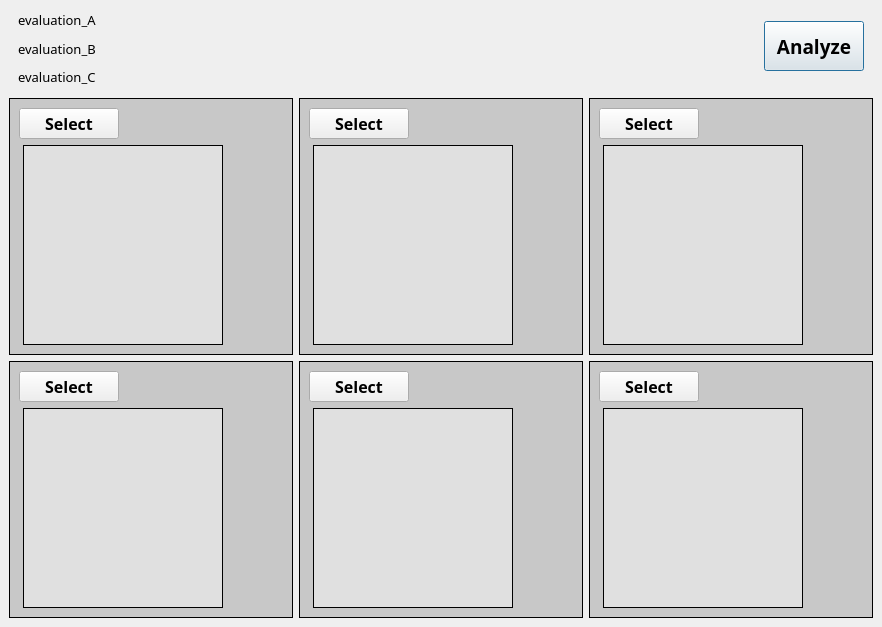
<?xml version="1.0" encoding="UTF-8"?>
<ui version="4.0">
 <class>OptimizedDialog</class>
 <widget class="QDialog" name="OptimizedDialog">
  <property name="geometry">
   <rect>
    <x>0</x>
    <y>0</y>
    <width>882</width>
    <height>627</height>
   </rect>
  </property>
  <property name="minimumSize">
   <size>
    <width>0</width>
    <height>0</height>
   </size>
  </property>
  <property name="maximumSize">
   <size>
    <width>10000</width>
    <height>10000</height>
   </size>
  </property>
  <property name="windowTitle">
   <string>Optimize Print Direction</string>
  </property>
  <property name="accessibleDescription">
   <string/>
  </property>
  <layout class="QHBoxLayout" name="horizontalLayout_10">
   <property name="spacing">
    <number>0</number>
   </property>
   <property name="leftMargin">
    <number>0</number>
   </property>
   <property name="topMargin">
    <number>0</number>
   </property>
   <property name="rightMargin">
    <number>0</number>
   </property>
   <property name="bottomMargin">
    <number>0</number>
   </property>
   <item>
    <widget class="QFrame" name="frame_main">
     <property name="font">
      <font>
       <family>맑은 고딕</family>
       <pointsize>9</pointsize>
       <weight>50</weight>
       <bold>false</bold>
      </font>
     </property>
     <property name="frameShape">
      <enum>QFrame::NoFrame</enum>
     </property>
     <property name="frameShadow">
      <enum>QFrame::Plain</enum>
     </property>
     <property name="lineWidth">
      <number>0</number>
     </property>
     <layout class="QVBoxLayout" name="verticalLayout_2">
      <property name="spacing">
       <number>0</number>
      </property>
      <property name="leftMargin">
       <number>0</number>
      </property>
      <property name="topMargin">
       <number>0</number>
      </property>
      <property name="rightMargin">
       <number>0</number>
      </property>
      <property name="bottomMargin">
       <number>0</number>
      </property>
      <item>
       <widget class="QFrame" name="frame_body">
        <property name="sizePolicy">
         <sizepolicy hsizetype="Preferred" vsizetype="Expanding">
          <horstretch>0</horstretch>
          <verstretch>0</verstretch>
         </sizepolicy>
        </property>
        <property name="font">
         <font>
          <family>맑은 고딕</family>
          <pointsize>9</pointsize>
          <weight>50</weight>
          <bold>false</bold>
         </font>
        </property>
        <property name="frameShape">
         <enum>QFrame::Box</enum>
        </property>
        <property name="frameShadow">
         <enum>QFrame::Plain</enum>
        </property>
        <property name="lineWidth">
         <number>0</number>
        </property>
        <layout class="QVBoxLayout" name="verticalLayout_5">
         <property name="spacing">
          <number>10</number>
         </property>
         <item>
          <widget class="QFrame" name="frame_2">
           <property name="font">
            <font>
             <family>맑은 고딕</family>
             <pointsize>9</pointsize>
             <weight>50</weight>
             <bold>false</bold>
            </font>
           </property>
           <property name="frameShape">
            <enum>QFrame::Box</enum>
           </property>
           <property name="frameShadow">
            <enum>QFrame::Plain</enum>
           </property>
           <property name="lineWidth">
            <number>0</number>
           </property>
           <layout class="QHBoxLayout" name="horizontalLayout_8">
            <property name="topMargin">
             <number>0</number>
            </property>
            <property name="bottomMargin">
             <number>0</number>
            </property>
            <item>
             <layout class="QVBoxLayout" name="verticalLayout_3">
              <item>
               <widget class="QLabel" name="label_f1">
                <property name="sizePolicy">
                 <sizepolicy hsizetype="Expanding" vsizetype="Preferred">
                  <horstretch>0</horstretch>
                  <verstretch>0</verstretch>
                 </sizepolicy>
                </property>
                <property name="minimumSize">
                 <size>
                  <width>200</width>
                  <height>0</height>
                 </size>
                </property>
                <property name="font">
                 <font>
                  <family>맑은 고딕</family>
                  <pointsize>10</pointsize>
                  <weight>50</weight>
                  <bold>false</bold>
                 </font>
                </property>
                <property name="text">
                 <string>evaluation_A</string>
                </property>
               </widget>
              </item>
              <item>
               <widget class="QLabel" name="label_f2">
                <property name="sizePolicy">
                 <sizepolicy hsizetype="Expanding" vsizetype="Preferred">
                  <horstretch>0</horstretch>
                  <verstretch>0</verstretch>
                 </sizepolicy>
                </property>
                <property name="minimumSize">
                 <size>
                  <width>200</width>
                  <height>0</height>
                 </size>
                </property>
                <property name="font">
                 <font>
                  <family>맑은 고딕</family>
                  <pointsize>10</pointsize>
                  <weight>50</weight>
                  <bold>false</bold>
                 </font>
                </property>
                <property name="text">
                 <string>evaluation_B</string>
                </property>
               </widget>
              </item>
              <item>
               <widget class="QLabel" name="label_2">
                <property name="minimumSize">
                 <size>
                  <width>200</width>
                  <height>0</height>
                 </size>
                </property>
                <property name="font">
                 <font>
                  <family>맑은 고딕</family>
                  <pointsize>10</pointsize>
                  <weight>50</weight>
                  <bold>false</bold>
                 </font>
                </property>
                <property name="text">
                 <string>evaluation_C</string>
                </property>
               </widget>
              </item>
             </layout>
            </item>
            <item>
             <spacer name="horizontalSpacer">
              <property name="font">
               <font>
                <family>맑은 고딕</family>
                <pointsize>9</pointsize>
                <weight>50</weight>
                <bold>false</bold>
               </font>
              </property>
              <property name="orientation">
               <enum>Qt::Horizontal</enum>
              </property>
              <property name="sizeHint" stdset="0">
               <size>
                <width>40</width>
                <height>20</height>
               </size>
              </property>
             </spacer>
            </item>
            <item>
             <layout class="QVBoxLayout" name="verticalLayout_6">
              <property name="bottomMargin">
               <number>4</number>
              </property>
              <item>
               <widget class="QPushButton" name="pushButton_startOptimize">
                <property name="enabled">
                 <bool>true</bool>
                </property>
                <property name="minimumSize">
                 <size>
                  <width>100</width>
                  <height>50</height>
                 </size>
                </property>
                <property name="maximumSize">
                 <size>
                  <width>150</width>
                  <height>16777215</height>
                 </size>
                </property>
                <property name="font">
                 <font>
                  <family>맑은 고딕</family>
                  <pointsize>14</pointsize>
                  <weight>75</weight>
                  <bold>true</bold>
                 </font>
                </property>
                <property name="toolTip">
                 <string>start_optimize_tooltip</string>
                </property>
                <property name="text">
                 <string>Analyze</string>
                </property>
                <property name="autoDefault">
                 <bool>true</bool>
                </property>
                <property name="default">
                 <bool>true</bool>
                </property>
                <property name="flat">
                 <bool>false</bool>
                </property>
               </widget>
              </item>
             </layout>
            </item>
           </layout>
          </widget>
         </item>
         <item>
          <widget class="QFrame" name="frame_21">
           <property name="font">
            <font>
             <family>맑은 고딕</family>
             <pointsize>9</pointsize>
             <weight>75</weight>
             <bold>true</bold>
            </font>
           </property>
           <layout class="QGridLayout" name="gridLayout_21">
            <property name="leftMargin">
             <number>0</number>
            </property>
            <property name="topMargin">
             <number>0</number>
            </property>
            <property name="rightMargin">
             <number>0</number>
            </property>
            <property name="bottomMargin">
             <number>0</number>
            </property>
            <property name="spacing">
             <number>6</number>
            </property>
            <item row="1" column="1">
             <widget class="QFrame" name="direction_4">
              <property name="font">
               <font>
                <family>맑은 고딕</family>
                <pointsize>10</pointsize>
                <weight>50</weight>
                <bold>false</bold>
               </font>
              </property>
              <property name="styleSheet">
               <string notr="true">QFrame{background-color: rgb(200, 200, 200);}</string>
              </property>
              <property name="frameShape">
               <enum>QFrame::Box</enum>
              </property>
              <property name="lineWidth">
               <number>1</number>
              </property>
              <layout class="QGridLayout" name="gridLayout_15">
               <item row="1" column="0">
                <layout class="QHBoxLayout" name="horizontalLayout_6">
                 <property name="spacing">
                  <number>0</number>
                 </property>
                 <item>
                  <layout class="QGridLayout" name="gridLayout_16">
                   <property name="spacing">
                    <number>0</number>
                   </property>
                   <item row="1" column="0">
                    <widget class="QLabel" name="thumbnailImage_4">
                     <property name="minimumSize">
                      <size>
                       <width>200</width>
                       <height>200</height>
                      </size>
                     </property>
                     <property name="maximumSize">
                      <size>
                       <width>200</width>
                       <height>200</height>
                      </size>
                     </property>
                     <property name="font">
                      <font>
                       <family>맑은 고딕</family>
                       <pointsize>9</pointsize>
                       <weight>50</weight>
                       <bold>false</bold>
                      </font>
                     </property>
                     <property name="styleSheet">
                      <string notr="true">background-color: rgb(224,224,224);</string>
                     </property>
                     <property name="frameShape">
                      <enum>QFrame::Box</enum>
                     </property>
                     <property name="frameShadow">
                      <enum>QFrame::Plain</enum>
                     </property>
                     <property name="text">
                      <string/>
                     </property>
                    </widget>
                   </item>
                  </layout>
                 </item>
                 <item>
                  <widget class="QWidget" name="widget_chart_bar_4" native="true">
                   <property name="minimumSize">
                    <size>
                     <width>50</width>
                     <height>0</height>
                    </size>
                   </property>
                   <property name="maximumSize">
                    <size>
                     <width>50</width>
                     <height>200</height>
                    </size>
                   </property>
                   <property name="font">
                    <font>
                     <family>맑은 고딕</family>
                     <pointsize>9</pointsize>
                     <weight>50</weight>
                     <bold>false</bold>
                    </font>
                   </property>
                  </widget>
                 </item>
                </layout>
               </item>
               <item row="0" column="0">
                <layout class="QGridLayout" name="gridLayout_17">
                 <item row="0" column="2">
                  <widget class="QPushButton" name="pushButton_select_4">
                   <property name="minimumSize">
                    <size>
                     <width>100</width>
                     <height>0</height>
                    </size>
                   </property>
                   <property name="maximumSize">
                    <size>
                     <width>16777215</width>
                     <height>16777215</height>
                    </size>
                   </property>
                   <property name="font">
                    <font>
                     <family>맑은 고딕</family>
                     <pointsize>12</pointsize>
                     <weight>75</weight>
                     <bold>true</bold>
                    </font>
                   </property>
                   <property name="text">
                    <string>Select</string>
                   </property>
                   <property name="autoDefault">
                    <bool>false</bool>
                   </property>
                   <property name="flat">
                    <bool>false</bool>
                   </property>
                  </widget>
                 </item>
                 <item row="0" column="3">
                  <widget class="QLabel" name="label_eindex_4">
                   <property name="sizePolicy">
                    <sizepolicy hsizetype="Expanding" vsizetype="Preferred">
                     <horstretch>0</horstretch>
                     <verstretch>0</verstretch>
                    </sizepolicy>
                   </property>
                   <property name="font">
                    <font>
                     <family>맑은 고딕</family>
                     <pointsize>14</pointsize>
                     <weight>75</weight>
                     <bold>true</bold>
                    </font>
                   </property>
                   <property name="text">
                    <string/>
                   </property>
                   <property name="textFormat">
                    <enum>Qt::AutoText</enum>
                   </property>
                   <property name="alignment">
                    <set>Qt::AlignRight|Qt::AlignTrailing|Qt::AlignVCenter</set>
                   </property>
                   <property name="rank" stdset="0">
                    <number>0</number>
                   </property>
                  </widget>
                 </item>
                </layout>
               </item>
              </layout>
             </widget>
            </item>
            <item row="0" column="2">
             <widget class="QFrame" name="direction_2">
              <property name="font">
               <font>
                <family>맑은 고딕</family>
                <pointsize>10</pointsize>
                <weight>50</weight>
                <bold>false</bold>
               </font>
              </property>
              <property name="styleSheet">
               <string notr="true">QFrame{background-color: rgb(200, 200, 200);}</string>
              </property>
              <property name="frameShape">
               <enum>QFrame::Box</enum>
              </property>
              <property name="lineWidth">
               <number>1</number>
              </property>
              <layout class="QGridLayout" name="gridLayout_7">
               <item row="1" column="0">
                <layout class="QHBoxLayout" name="horizontalLayout_4">
                 <property name="spacing">
                  <number>0</number>
                 </property>
                 <item>
                  <layout class="QGridLayout" name="gridLayout_11">
                   <property name="spacing">
                    <number>0</number>
                   </property>
                   <item row="1" column="0">
                    <widget class="QLabel" name="thumbnailImage_2">
                     <property name="minimumSize">
                      <size>
                       <width>200</width>
                       <height>200</height>
                      </size>
                     </property>
                     <property name="maximumSize">
                      <size>
                       <width>200</width>
                       <height>200</height>
                      </size>
                     </property>
                     <property name="font">
                      <font>
                       <family>맑은 고딕</family>
                       <pointsize>9</pointsize>
                       <weight>50</weight>
                       <bold>false</bold>
                      </font>
                     </property>
                     <property name="styleSheet">
                      <string notr="true">background-color: rgb(224,224,224);</string>
                     </property>
                     <property name="frameShape">
                      <enum>QFrame::Box</enum>
                     </property>
                     <property name="frameShadow">
                      <enum>QFrame::Plain</enum>
                     </property>
                     <property name="text">
                      <string/>
                     </property>
                    </widget>
                   </item>
                  </layout>
                 </item>
                 <item>
                  <widget class="QWidget" name="widget_chart_bar_2" native="true">
                   <property name="minimumSize">
                    <size>
                     <width>50</width>
                     <height>0</height>
                    </size>
                   </property>
                   <property name="maximumSize">
                    <size>
                     <width>50</width>
                     <height>200</height>
                    </size>
                   </property>
                   <property name="font">
                    <font>
                     <family>맑은 고딕</family>
                     <pointsize>9</pointsize>
                     <weight>50</weight>
                     <bold>false</bold>
                    </font>
                   </property>
                  </widget>
                 </item>
                </layout>
               </item>
               <item row="0" column="0">
                <layout class="QGridLayout" name="gridLayout_8">
                 <item row="0" column="2">
                  <widget class="QPushButton" name="pushButton_select_2">
                   <property name="minimumSize">
                    <size>
                     <width>100</width>
                     <height>0</height>
                    </size>
                   </property>
                   <property name="maximumSize">
                    <size>
                     <width>16777215</width>
                     <height>16777215</height>
                    </size>
                   </property>
                   <property name="font">
                    <font>
                     <family>맑은 고딕</family>
                     <pointsize>12</pointsize>
                     <weight>75</weight>
                     <bold>true</bold>
                    </font>
                   </property>
                   <property name="text">
                    <string>Select</string>
                   </property>
                   <property name="autoDefault">
                    <bool>false</bool>
                   </property>
                   <property name="flat">
                    <bool>false</bool>
                   </property>
                  </widget>
                 </item>
                 <item row="0" column="3">
                  <widget class="QLabel" name="label_eindex_2">
                   <property name="sizePolicy">
                    <sizepolicy hsizetype="Expanding" vsizetype="Preferred">
                     <horstretch>0</horstretch>
                     <verstretch>0</verstretch>
                    </sizepolicy>
                   </property>
                   <property name="font">
                    <font>
                     <family>맑은 고딕</family>
                     <pointsize>14</pointsize>
                     <weight>75</weight>
                     <bold>true</bold>
                    </font>
                   </property>
                   <property name="text">
                    <string/>
                   </property>
                   <property name="textFormat">
                    <enum>Qt::AutoText</enum>
                   </property>
                   <property name="alignment">
                    <set>Qt::AlignRight|Qt::AlignTrailing|Qt::AlignVCenter</set>
                   </property>
                   <property name="rank" stdset="0">
                    <number>0</number>
                   </property>
                  </widget>
                 </item>
                </layout>
               </item>
              </layout>
             </widget>
            </item>
            <item row="0" column="1">
             <widget class="QFrame" name="direction_1">
              <property name="font">
               <font>
                <family>맑은 고딕</family>
                <pointsize>10</pointsize>
                <weight>50</weight>
                <bold>false</bold>
               </font>
              </property>
              <property name="styleSheet">
               <string notr="true">QFrame{background-color: rgb(200, 200, 200);}</string>
              </property>
              <property name="frameShape">
               <enum>QFrame::Box</enum>
              </property>
              <property name="lineWidth">
               <number>1</number>
              </property>
              <layout class="QGridLayout" name="gridLayout_5">
               <item row="1" column="0">
                <layout class="QHBoxLayout" name="horizontalLayout_3">
                 <property name="spacing">
                  <number>0</number>
                 </property>
                 <item>
                  <layout class="QGridLayout" name="gridLayout_10">
                   <property name="spacing">
                    <number>0</number>
                   </property>
                   <item row="1" column="0">
                    <widget class="QLabel" name="thumbnailImage_1">
                     <property name="minimumSize">
                      <size>
                       <width>200</width>
                       <height>200</height>
                      </size>
                     </property>
                     <property name="maximumSize">
                      <size>
                       <width>200</width>
                       <height>200</height>
                      </size>
                     </property>
                     <property name="font">
                      <font>
                       <family>맑은 고딕</family>
                       <pointsize>9</pointsize>
                       <weight>50</weight>
                       <bold>false</bold>
                      </font>
                     </property>
                     <property name="styleSheet">
                      <string notr="true">background-color: rgb(224,224,224);</string>
                     </property>
                     <property name="frameShape">
                      <enum>QFrame::Box</enum>
                     </property>
                     <property name="frameShadow">
                      <enum>QFrame::Plain</enum>
                     </property>
                     <property name="text">
                      <string/>
                     </property>
                    </widget>
                   </item>
                  </layout>
                 </item>
                 <item>
                  <widget class="QWidget" name="widget_chart_bar_1" native="true">
                   <property name="minimumSize">
                    <size>
                     <width>50</width>
                     <height>0</height>
                    </size>
                   </property>
                   <property name="maximumSize">
                    <size>
                     <width>50</width>
                     <height>200</height>
                    </size>
                   </property>
                   <property name="font">
                    <font>
                     <family>맑은 고딕</family>
                     <pointsize>9</pointsize>
                     <weight>50</weight>
                     <bold>false</bold>
                    </font>
                   </property>
                  </widget>
                 </item>
                </layout>
               </item>
               <item row="0" column="0">
                <layout class="QGridLayout" name="gridLayout_6">
                 <item row="0" column="2">
                  <widget class="QPushButton" name="pushButton_select_1">
                   <property name="sizePolicy">
                    <sizepolicy hsizetype="Preferred" vsizetype="Preferred">
                     <horstretch>0</horstretch>
                     <verstretch>0</verstretch>
                    </sizepolicy>
                   </property>
                   <property name="minimumSize">
                    <size>
                     <width>100</width>
                     <height>0</height>
                    </size>
                   </property>
                   <property name="maximumSize">
                    <size>
                     <width>16777215</width>
                     <height>16777215</height>
                    </size>
                   </property>
                   <property name="font">
                    <font>
                     <family>맑은 고딕</family>
                     <pointsize>12</pointsize>
                     <weight>75</weight>
                     <bold>true</bold>
                    </font>
                   </property>
                   <property name="text">
                    <string>Select</string>
                   </property>
                   <property name="autoDefault">
                    <bool>false</bool>
                   </property>
                   <property name="flat">
                    <bool>false</bool>
                   </property>
                  </widget>
                 </item>
                 <item row="0" column="3">
                  <widget class="QLabel" name="label_eindex_1">
                   <property name="sizePolicy">
                    <sizepolicy hsizetype="Expanding" vsizetype="Preferred">
                     <horstretch>0</horstretch>
                     <verstretch>0</verstretch>
                    </sizepolicy>
                   </property>
                   <property name="font">
                    <font>
                     <family>맑은 고딕</family>
                     <pointsize>14</pointsize>
                     <weight>75</weight>
                     <bold>true</bold>
                    </font>
                   </property>
                   <property name="text">
                    <string/>
                   </property>
                   <property name="textFormat">
                    <enum>Qt::AutoText</enum>
                   </property>
                   <property name="alignment">
                    <set>Qt::AlignRight|Qt::AlignTrailing|Qt::AlignVCenter</set>
                   </property>
                   <property name="rank" stdset="0">
                    <number>0</number>
                   </property>
                  </widget>
                 </item>
                </layout>
               </item>
              </layout>
             </widget>
            </item>
            <item row="0" column="0">
             <widget class="QFrame" name="direction_0">
              <property name="baseSize">
               <size>
                <width>0</width>
                <height>0</height>
               </size>
              </property>
              <property name="font">
               <font>
                <family>맑은 고딕</family>
                <pointsize>10</pointsize>
                <weight>50</weight>
                <bold>false</bold>
               </font>
              </property>
              <property name="styleSheet">
               <string notr="true">QFrame{background-color: rgb(200, 200, 200);}</string>
              </property>
              <property name="frameShape">
               <enum>QFrame::Box</enum>
              </property>
              <property name="lineWidth">
               <number>1</number>
              </property>
              <layout class="QGridLayout" name="gridLayout_2">
               <item row="1" column="0">
                <layout class="QHBoxLayout" name="horizontalLayout_2">
                 <property name="spacing">
                  <number>0</number>
                 </property>
                 <item>
                  <layout class="QGridLayout" name="gridLayout_9">
                   <property name="bottomMargin">
                    <number>0</number>
                   </property>
                   <property name="spacing">
                    <number>0</number>
                   </property>
                   <item row="1" column="0">
                    <widget class="QLabel" name="thumbnailImage_0">
                     <property name="minimumSize">
                      <size>
                       <width>200</width>
                       <height>200</height>
                      </size>
                     </property>
                     <property name="maximumSize">
                      <size>
                       <width>200</width>
                       <height>200</height>
                      </size>
                     </property>
                     <property name="font">
                      <font>
                       <family>맑은 고딕</family>
                       <pointsize>9</pointsize>
                       <weight>50</weight>
                       <bold>false</bold>
                      </font>
                     </property>
                     <property name="styleSheet">
                      <string notr="true">background-color: rgb(224,224,224);</string>
                     </property>
                     <property name="frameShape">
                      <enum>QFrame::Box</enum>
                     </property>
                     <property name="frameShadow">
                      <enum>QFrame::Plain</enum>
                     </property>
                     <property name="text">
                      <string/>
                     </property>
                    </widget>
                   </item>
                  </layout>
                 </item>
                 <item>
                  <widget class="QWidget" name="widget_chart_bar_0" native="true">
                   <property name="minimumSize">
                    <size>
                     <width>50</width>
                     <height>0</height>
                    </size>
                   </property>
                   <property name="maximumSize">
                    <size>
                     <width>50</width>
                     <height>200</height>
                    </size>
                   </property>
                   <property name="font">
                    <font>
                     <family>맑은 고딕</family>
                     <pointsize>9</pointsize>
                     <weight>50</weight>
                     <bold>false</bold>
                    </font>
                   </property>
                  </widget>
                 </item>
                </layout>
               </item>
               <item row="0" column="0">
                <layout class="QGridLayout" name="gridLayout_4">
                 <item row="0" column="2">
                  <widget class="QPushButton" name="pushButton_select_0">
                   <property name="minimumSize">
                    <size>
                     <width>100</width>
                     <height>0</height>
                    </size>
                   </property>
                   <property name="maximumSize">
                    <size>
                     <width>16777215</width>
                     <height>16777215</height>
                    </size>
                   </property>
                   <property name="font">
                    <font>
                     <family>맑은 고딕</family>
                     <pointsize>12</pointsize>
                     <weight>75</weight>
                     <bold>true</bold>
                    </font>
                   </property>
                   <property name="text">
                    <string>Select</string>
                   </property>
                   <property name="autoDefault">
                    <bool>false</bool>
                   </property>
                   <property name="flat">
                    <bool>false</bool>
                   </property>
                  </widget>
                 </item>
                 <item row="0" column="3">
                  <widget class="QLabel" name="label_eindex_0">
                   <property name="sizePolicy">
                    <sizepolicy hsizetype="Expanding" vsizetype="Preferred">
                     <horstretch>0</horstretch>
                     <verstretch>0</verstretch>
                    </sizepolicy>
                   </property>
                   <property name="font">
                    <font>
                     <family>맑은 고딕</family>
                     <pointsize>14</pointsize>
                     <weight>75</weight>
                     <bold>true</bold>
                    </font>
                   </property>
                   <property name="text">
                    <string/>
                   </property>
                   <property name="textFormat">
                    <enum>Qt::AutoText</enum>
                   </property>
                   <property name="alignment">
                    <set>Qt::AlignRight|Qt::AlignTrailing|Qt::AlignVCenter</set>
                   </property>
                   <property name="rank" stdset="0">
                    <number>0</number>
                   </property>
                  </widget>
                 </item>
                </layout>
               </item>
              </layout>
             </widget>
            </item>
            <item row="1" column="0">
             <widget class="QFrame" name="direction_3">
              <property name="font">
               <font>
                <family>맑은 고딕</family>
                <pointsize>10</pointsize>
                <weight>50</weight>
                <bold>false</bold>
               </font>
              </property>
              <property name="styleSheet">
               <string notr="true">QFrame{background-color: rgb(200, 200, 200);}</string>
              </property>
              <property name="frameShape">
               <enum>QFrame::Box</enum>
              </property>
              <property name="lineWidth">
               <number>1</number>
              </property>
              <layout class="QGridLayout" name="gridLayout_12">
               <item row="1" column="0">
                <layout class="QHBoxLayout" name="horizontalLayout_5">
                 <property name="spacing">
                  <number>0</number>
                 </property>
                 <item>
                  <layout class="QGridLayout" name="gridLayout_13">
                   <property name="spacing">
                    <number>0</number>
                   </property>
                   <item row="1" column="0">
                    <widget class="QLabel" name="thumbnailImage_3">
                     <property name="minimumSize">
                      <size>
                       <width>200</width>
                       <height>200</height>
                      </size>
                     </property>
                     <property name="maximumSize">
                      <size>
                       <width>200</width>
                       <height>200</height>
                      </size>
                     </property>
                     <property name="font">
                      <font>
                       <family>맑은 고딕</family>
                       <pointsize>9</pointsize>
                       <weight>50</weight>
                       <bold>false</bold>
                      </font>
                     </property>
                     <property name="styleSheet">
                      <string notr="true">background-color: rgb(224,224,224);</string>
                     </property>
                     <property name="frameShape">
                      <enum>QFrame::Box</enum>
                     </property>
                     <property name="frameShadow">
                      <enum>QFrame::Plain</enum>
                     </property>
                     <property name="text">
                      <string/>
                     </property>
                    </widget>
                   </item>
                  </layout>
                 </item>
                 <item>
                  <widget class="QWidget" name="widget_chart_bar_3" native="true">
                   <property name="minimumSize">
                    <size>
                     <width>50</width>
                     <height>0</height>
                    </size>
                   </property>
                   <property name="maximumSize">
                    <size>
                     <width>50</width>
                     <height>200</height>
                    </size>
                   </property>
                   <property name="font">
                    <font>
                     <family>맑은 고딕</family>
                     <pointsize>9</pointsize>
                     <weight>50</weight>
                     <bold>false</bold>
                    </font>
                   </property>
                  </widget>
                 </item>
                </layout>
               </item>
               <item row="0" column="0">
                <layout class="QGridLayout" name="gridLayout_14">
                 <item row="0" column="2">
                  <widget class="QPushButton" name="pushButton_select_3">
                   <property name="minimumSize">
                    <size>
                     <width>100</width>
                     <height>0</height>
                    </size>
                   </property>
                   <property name="maximumSize">
                    <size>
                     <width>16777215</width>
                     <height>16777215</height>
                    </size>
                   </property>
                   <property name="font">
                    <font>
                     <family>맑은 고딕</family>
                     <pointsize>12</pointsize>
                     <weight>75</weight>
                     <bold>true</bold>
                    </font>
                   </property>
                   <property name="text">
                    <string>Select</string>
                   </property>
                   <property name="autoDefault">
                    <bool>false</bool>
                   </property>
                   <property name="flat">
                    <bool>false</bool>
                   </property>
                  </widget>
                 </item>
                 <item row="0" column="3">
                  <widget class="QLabel" name="label_eindex_3">
                   <property name="sizePolicy">
                    <sizepolicy hsizetype="Expanding" vsizetype="Preferred">
                     <horstretch>0</horstretch>
                     <verstretch>0</verstretch>
                    </sizepolicy>
                   </property>
                   <property name="font">
                    <font>
                     <family>맑은 고딕</family>
                     <pointsize>14</pointsize>
                     <weight>75</weight>
                     <bold>true</bold>
                    </font>
                   </property>
                   <property name="text">
                    <string/>
                   </property>
                   <property name="textFormat">
                    <enum>Qt::AutoText</enum>
                   </property>
                   <property name="alignment">
                    <set>Qt::AlignRight|Qt::AlignTrailing|Qt::AlignVCenter</set>
                   </property>
                   <property name="rank" stdset="0">
                    <number>0</number>
                   </property>
                  </widget>
                 </item>
                </layout>
               </item>
              </layout>
             </widget>
            </item>
            <item row="1" column="2">
             <widget class="QFrame" name="direction_5">
              <property name="font">
               <font>
                <family>맑은 고딕</family>
                <pointsize>10</pointsize>
                <weight>50</weight>
                <bold>false</bold>
               </font>
              </property>
              <property name="styleSheet">
               <string notr="true">QFrame{background-color: rgb(200, 200, 200);}</string>
              </property>
              <property name="frameShape">
               <enum>QFrame::Box</enum>
              </property>
              <property name="lineWidth">
               <number>1</number>
              </property>
              <layout class="QGridLayout" name="gridLayout_18">
               <item row="1" column="0">
                <layout class="QHBoxLayout" name="horizontalLayout_7">
                 <property name="spacing">
                  <number>0</number>
                 </property>
                 <item>
                  <layout class="QGridLayout" name="gridLayout_19">
                   <property name="spacing">
                    <number>0</number>
                   </property>
                   <item row="1" column="0">
                    <widget class="QLabel" name="thumbnailImage_5">
                     <property name="minimumSize">
                      <size>
                       <width>200</width>
                       <height>200</height>
                      </size>
                     </property>
                     <property name="maximumSize">
                      <size>
                       <width>200</width>
                       <height>200</height>
                      </size>
                     </property>
                     <property name="font">
                      <font>
                       <family>맑은 고딕</family>
                       <pointsize>9</pointsize>
                       <weight>50</weight>
                       <bold>false</bold>
                      </font>
                     </property>
                     <property name="styleSheet">
                      <string notr="true">background-color: rgb(224,224,224);</string>
                     </property>
                     <property name="frameShape">
                      <enum>QFrame::Box</enum>
                     </property>
                     <property name="frameShadow">
                      <enum>QFrame::Plain</enum>
                     </property>
                     <property name="text">
                      <string/>
                     </property>
                    </widget>
                   </item>
                  </layout>
                 </item>
                 <item>
                  <widget class="QWidget" name="widget_chart_bar_5" native="true">
                   <property name="minimumSize">
                    <size>
                     <width>50</width>
                     <height>0</height>
                    </size>
                   </property>
                   <property name="maximumSize">
                    <size>
                     <width>50</width>
                     <height>200</height>
                    </size>
                   </property>
                   <property name="font">
                    <font>
                     <family>맑은 고딕</family>
                     <pointsize>9</pointsize>
                     <weight>50</weight>
                     <bold>false</bold>
                    </font>
                   </property>
                  </widget>
                 </item>
                </layout>
               </item>
               <item row="0" column="0">
                <layout class="QGridLayout" name="gridLayout_20">
                 <item row="0" column="2">
                  <widget class="QPushButton" name="pushButton_select_5">
                   <property name="minimumSize">
                    <size>
                     <width>100</width>
                     <height>0</height>
                    </size>
                   </property>
                   <property name="maximumSize">
                    <size>
                     <width>16777215</width>
                     <height>16777215</height>
                    </size>
                   </property>
                   <property name="font">
                    <font>
                     <family>맑은 고딕</family>
                     <pointsize>12</pointsize>
                     <weight>75</weight>
                     <bold>true</bold>
                    </font>
                   </property>
                   <property name="text">
                    <string>Select</string>
                   </property>
                   <property name="autoDefault">
                    <bool>false</bool>
                   </property>
                   <property name="flat">
                    <bool>false</bool>
                   </property>
                  </widget>
                 </item>
                 <item row="0" column="3">
                  <widget class="QLabel" name="label_eindex_5">
                   <property name="sizePolicy">
                    <sizepolicy hsizetype="Expanding" vsizetype="Preferred">
                     <horstretch>0</horstretch>
                     <verstretch>0</verstretch>
                    </sizepolicy>
                   </property>
                   <property name="font">
                    <font>
                     <family>맑은 고딕</family>
                     <pointsize>14</pointsize>
                     <weight>75</weight>
                     <bold>true</bold>
                    </font>
                   </property>
                   <property name="text">
                    <string/>
                   </property>
                   <property name="textFormat">
                    <enum>Qt::AutoText</enum>
                   </property>
                   <property name="alignment">
                    <set>Qt::AlignRight|Qt::AlignTrailing|Qt::AlignVCenter</set>
                   </property>
                   <property name="rank" stdset="0">
                    <number>0</number>
                   </property>
                  </widget>
                 </item>
                </layout>
               </item>
              </layout>
             </widget>
            </item>
           </layout>
          </widget>
         </item>
        </layout>
       </widget>
      </item>
     </layout>
    </widget>
   </item>
  </layout>
 </widget>
 <tabstops>
  <tabstop>pushButton_select_0</tabstop>
  <tabstop>pushButton_select_1</tabstop>
  <tabstop>pushButton_select_2</tabstop>
  <tabstop>pushButton_select_3</tabstop>
  <tabstop>pushButton_select_4</tabstop>
  <tabstop>pushButton_select_5</tabstop>
 </tabstops>
 <resources>
  <include location="rodinP.qrc"/>
 </resources>
 <connections/>
</ui>
